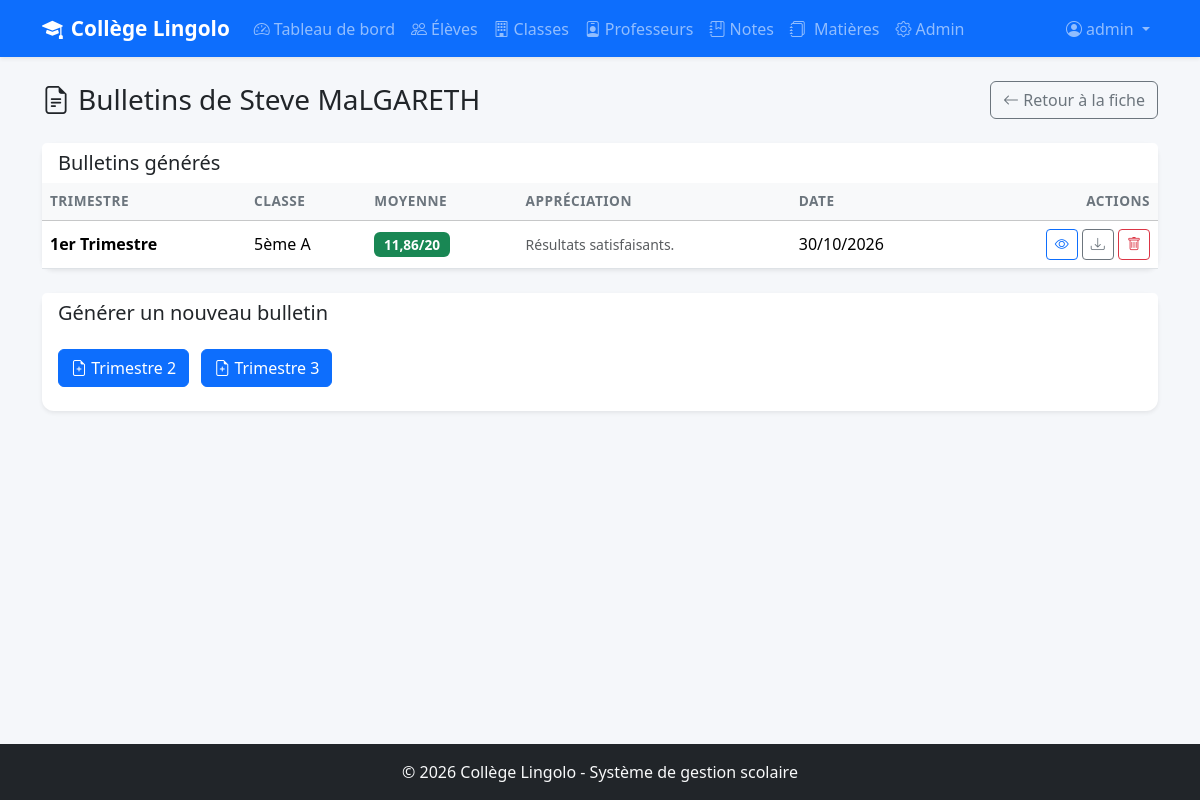
Screenshot of /eleves/1/bulletins/ (signed in) with the database file from the repository.
### eleves/models.py (models this page shows, shortened)
class Eleve(models.Model):
    STATUTS = [
        ('nouveau', 'Nouveau'),
        ('redoublant', 'Redoublant'),
    ]
    SEXES = [
        ('M', 'Masculin'),
        ('F', 'Féminin'),
    ]
    nom = models.CharField(
        max_length=100,
        verbose_name="Nom de famille"
    )
    prenom = models.CharField(
        max_length=100,
        verbose_name="Prénom"
    )
    date_naissance = models.DateField(
        verbose_name="Date de naissance",
        help_text="Format : AAAA-MM-JJ (ex: 2010-05-15)"
    )
    sexe = models.CharField(
        max_length=1,
        choices=SEXES,
        default='M',
        verbose_name="Sexe"
    )
    classe = models.ForeignKey(
        Classe,
        on_delete=models.SET_NULL,       # Si la classe est supprimée → NULL
        null=True,                       # Autorise NULL en base de données
        blank=True,                      # Autorise le champ vide dans les forms
        related_name='eleves',           # classe.eleves.all() pour avoir les élèves
        verbose_name="Classe"
    )
    statut = models.CharField(
        max_length=20,
        choices=STATUTS,
        default='nouveau',
        verbose_name="Statut"
    )
    adresse = models.TextField(
        blank=True,                      # blank=True = champ optionnel dans les forms
        default='',                      # Valeur par défaut vide
        verbose_name="Adresse"
    )
    nom_parent = models.CharField(
        max_length=200,
        blank=True,
        default='',
        verbose_name="Nom du parent/tuteur"
    )
    telephone_parent = models.CharField(
        max_length=20,
        blank=True,
        default='',
        verbose_name="Téléphone du parent",
        help_text="Ex: +242 06 xxx xx xx"
    )
    date_inscription = models.DateTimeField(
        auto_now_add=True,
        verbose_name="Date d'inscription"
    )
    class Meta:
        verbose_name = "Élève"
        verbose_name_plural = "Élèves"
        ordering = ['classe', 'nom', 'prenom']  # Tri par classe puis nom
    def __str__(self):
        return f"{self.prenom} {self.nom}"

class Bulletin(models.Model):
    eleve = models.ForeignKey(
        Eleve,
        on_delete=models.CASCADE,        # Si l'élève est supprimé, ses bulletins aussi
        related_name='bulletins',        # eleve.bulletins.all()
        verbose_name="Élève"
    )
    classe = models.ForeignKey(
        Classe,
        on_delete=models.SET_NULL,
        null=True,
        blank=True,
        related_name='bulletins',
        verbose_name="Classe"
    )
    trimestre = models.IntegerField(
        choices=Note.TRIMESTRES,         # On réutilise les choix définis dans Note
        default=1,
        verbose_name="Trimestre"
    )
    date_bulletin = models.DateField(
        auto_now_add=True,
        verbose_name="Date de génération"
    )
    moyenne_generale = models.DecimalField(
        max_digits=4,
        decimal_places=2,
        null=True,
        blank=True,
        verbose_name="Moyenne générale"
    )
    appreciation_generale = models.CharField(
        max_length=255,
        blank=True,
        default='',
        verbose_name="Appréciation générale"
    )
    fichier_pdf = models.FileField(
        upload_to='bulletins/',
        blank=True,
        null=True,
        verbose_name="Fichier PDF"
    )
    class Meta:
        verbose_name = "Bulletin"
        verbose_name_plural = "Bulletins"
        ordering = ['-date_bulletin']
        unique_together = ['eleve', 'trimestre']

class Classe(models.Model):
    NIVEAUX = [
        ('6eme', '6ème'),
        ('5eme', '5ème'),
        ('4eme', '4ème'),
        ('3eme', '3ème'),
    ]
    niveau = models.CharField(
        max_length=10,
        choices=NIVEAUX,
        verbose_name="Niveau",           # Nom affiché dans l'admin et les forms
        help_text="Niveau scolaire"      # Texte d'aide sous le champ
    )
    lettre = models.CharField(
        max_length=5,
        verbose_name="Lettre",
        help_text="Ex: A, B, C..."
    )
    capacite = models.IntegerField(
        default=50,                      # Valeur par défaut si non renseignée
        verbose_name="Capacité maximale",
        help_text="Nombre maximum d'élèves"
    )
    class Meta:
        verbose_name = "Classe"
        verbose_name_plural = "Classes"
        ordering = ['niveau', 'lettre']
        unique_together = ['niveau', 'lettre']
    def __str__(self):
        return f"{self.get_niveau_display()} {self.lettre}"

### eleves/views.py (the view)
@login_required
def liste_bulletins_eleve(request, eleve_pk):
    eleve = get_object_or_404(Eleve, pk=eleve_pk)
    bulletins = eleve.bulletins.all()
    trimestres_existants = bulletins.values_list('trimestre', flat=True)
    trimestres_manquants = [
        t for t, _ in Note.TRIMESTRES if t not in trimestres_existants
    ]
    context = {
        'eleve': eleve,
        'bulletins': bulletins,
        'trimestres_manquants': trimestres_manquants,
    }
    return render(request, 'eleves/liste_bulletins.html', context)

### eleves/templates/eleves/liste_bulletins.html (shortened to what this page needs)
{% extends 'eleves/base.html' %}
{% block content %}
<div class="d-flex justify-content-between align-items-center mb-4">
    <h1 class="h3 mb-0">
        <i class="bi bi-file-earmark-text me-2"></i>Bulletins de {{ eleve }}
    </h1>
    <a href="{% url 'detail_eleve' eleve.pk %}" class="btn btn-outline-secondary">
        <i class="bi bi-arrow-left"></i> Retour à la fiche
    </a>
</div>
<div class="card border-0 shadow-sm mb-4">
    <div class="card-header bg-white border-0">
        <h5 class="mb-0">Bulletins générés</h5>
    </div>
    <div class="card-body p-0">
        {% if bulletins %}
        <div class="table-responsive">
            <table class="table table-hover mb-0 align-middle">
                <thead class="table-light">
                    <tr>
                        <th>Trimestre</th>
                        <th>Classe</th>
                        <th>Moyenne</th>
                        <th>Appréciation</th>
                        <th>Date</th>
                        <th class="text-end">Actions</th>
                    </tr>
                </thead>
                <tbody>
                    {% for bulletin in bulletins %}
                    <tr>
                        <td class="fw-semibold">{{ bulletin.get_trimestre_display }}</td>
                        <td>{{ bulletin.classe|default:"—" }}</td>
                        <td>
                            {% if bulletin.moyenne_generale >= 10 %}
                                <span class="badge bg-success">{{ bulletin.moyenne_generale }}/20</span>
                            {% else %}
                                <span class="badge bg-danger">{{ bulletin.moyenne_generale }}/20</span>
                            {% endif %}
                        </td>
                        <td><small class="text-muted">{{ bulletin.appreciation_generale }}</small></td>
                        <td>{{ bulletin.date_bulletin|date:"d/m/Y" }}</td>
                        <td class="text-end">
                            <a href="{% url 'detail_bulletin' bulletin.pk %}"
                               class="btn btn-sm btn-outline-primary"><i class="bi bi-eye"></i></a>
                            <a href="{% url 'telecharger_bulletin' bulletin.pk %}"
                               class="btn btn-sm btn-outline-secondary"><i class="bi bi-download"></i></a>
                            <a href="{% url 'supprimer_bulletin' bulletin.pk %}"
                               class="btn btn-sm btn-outline-danger"><i class="bi bi-trash"></i></a>
                        </td>
                    </tr>
                    {% endfor %}
                </tbody>
            </table>
        </div>
        {% else %}
        <p class="text-muted text-center py-4 mb-0">
            Aucun bulletin généré pour cet élève.
        </p>
        {% endif %}
    </div>
</div>
{% if trimestres_manquants %}
<div class="card border-0 shadow-sm">
    <div class="card-header bg-white border-0">
        <h5 class="mb-0">Générer un nouveau bulletin</h5>
    </div>
    <div class="card-body">
        {% for t in trimestres_manquants %}
        <a href="{% url 'generer_bulletin' eleve.pk t %}" class="btn btn-primary me-2 mb-2">
            <i class="bi bi-file-earmark-plus"></i> Trimestre {{ t }}
        </a>
        {% endfor %}
    </div>
</div>
{% endif %}
{% endblock %}

### eleves/templates/eleves/base.html (shortened to what this page needs)
{% load static %}
<!DOCTYPE html>
<html lang="fr">
<head>
    <link href="https://cdn.jsdelivr.net/npm/bootstrap@5.3.3/dist/css/bootstrap.min.css"
          rel="stylesheet">
    <link href="https://cdn.jsdelivr.net/npm/bootstrap-icons@1.11.3/font/bootstrap-icons.min.css"
          rel="stylesheet">
    <link href="{% static 'css/style.css' %}" rel="stylesheet">
</head>
<body>
    <nav class="navbar navbar-expand-lg navbar-dark bg-primary shadow-sm">
        <div class="container">
            <a class="navbar-brand fw-bold" href="{% url 'dashboard' %}">
                <i class="bi bi-mortarboard-fill me-2"></i>Collège Lingolo
            </a>
            <div class="collapse navbar-collapse" id="navbarNav">
                <ul class="navbar-nav me-auto">
                    <li class="nav-item">
                        <a class="nav-link" href="{% url 'dashboard' %}">
                            <i class="bi bi-speedometer2 me-1"></i>Tableau de bord
                        </a>
                    </li>
                    <li class="nav-item">
                        <a class="nav-link" href="{% url 'liste_eleves' %}">
                            <i class="bi bi-people me-1"></i>Élèves
                        </a>
                    </li>
                    <li class="nav-item">
                        <a class="nav-link" href="{% url 'liste_classes' %}">
                            <i class="bi bi-building me-1"></i>Classes
                        </a>
                    </li>
                    <li class="nav-item">
                        <a class="nav-link" href="{% url 'liste_professeurs' %}">
                            <i class="bi bi-person-badge me-1"></i>Professeurs
                        </a>
                    </li>
                    <li class="nav-item">
                        <a class="nav-link" href="{% url 'liste_notes' %}">
                            <i class="bi bi-journal-bookmark me-1"></i>Notes
                        </a>
                    </li>
                    <li class="nav-item">
                        <a class="nav-link" href="{% url 'liste_matieres' %}">
                           <i class="bi bi-journals me-1"></i> Matières</a>
                    </li>
                    {% if user.is_superuser %}
                    <li class="nav-item">
                        <a class="nav-link" href="{% url 'admin:index' %}">
                            <i class="bi bi-gear me-1"></i>Admin
                        </a>
                    </li>
                    {% endif %}
                </ul>
                <ul class="navbar-nav">
                    <li class="nav-item dropdown">
                        <a class="nav-link dropdown-toggle" href="#"
                           role="button" data-bs-toggle="dropdown">
                            <i class="bi bi-person-circle me-1"></i>{{ user.username }}
                        </a>
                    </li>
                </ul>
            </div>
        </div>
    </nav>
    <main class="container my-4">
        {% block content %}{% endblock %}
    </main>
    <footer class="bg-dark text-light py-3 mt-5">
        <div class="container text-center">
            <p class="mb-0">
                &copy; 2026 Collège Lingolo - Système de gestion scolaire
            </p>
        </div>
    </footer>
</body>
</html>

### static/css/style.css (style rules this page uses)
body { background-color: #f5f7fa; min-height: 100vh; display: flex; flex-direction: column; }
main { flex: 1; }
.card { border-radius: 12px; transition: transform 0.2s ease; }
.navbar-brand { font-size: 1.3rem; }
.table th { font-weight: 600; font-size: 0.85rem; text-transform: uppercase; letter-spacing: 0.5px; color: #6c757d; }
.badge { font-size: 0.85rem; padding: 0.4em 0.7em; }
footer { margin-top: auto; }

### rows the page displays
Eleve: prenom+nom "Steve MaLGARETH"
Bulletin: trimestre "1er Trimestre", classe "5ème A", moyenne_generale "11,86", appreciation_generale "Résultats satisfaisants.", date_bulletin "30/10/2026"

### other values shown
{{ user.username }} "admin"
{{ t }} "2" "3"
